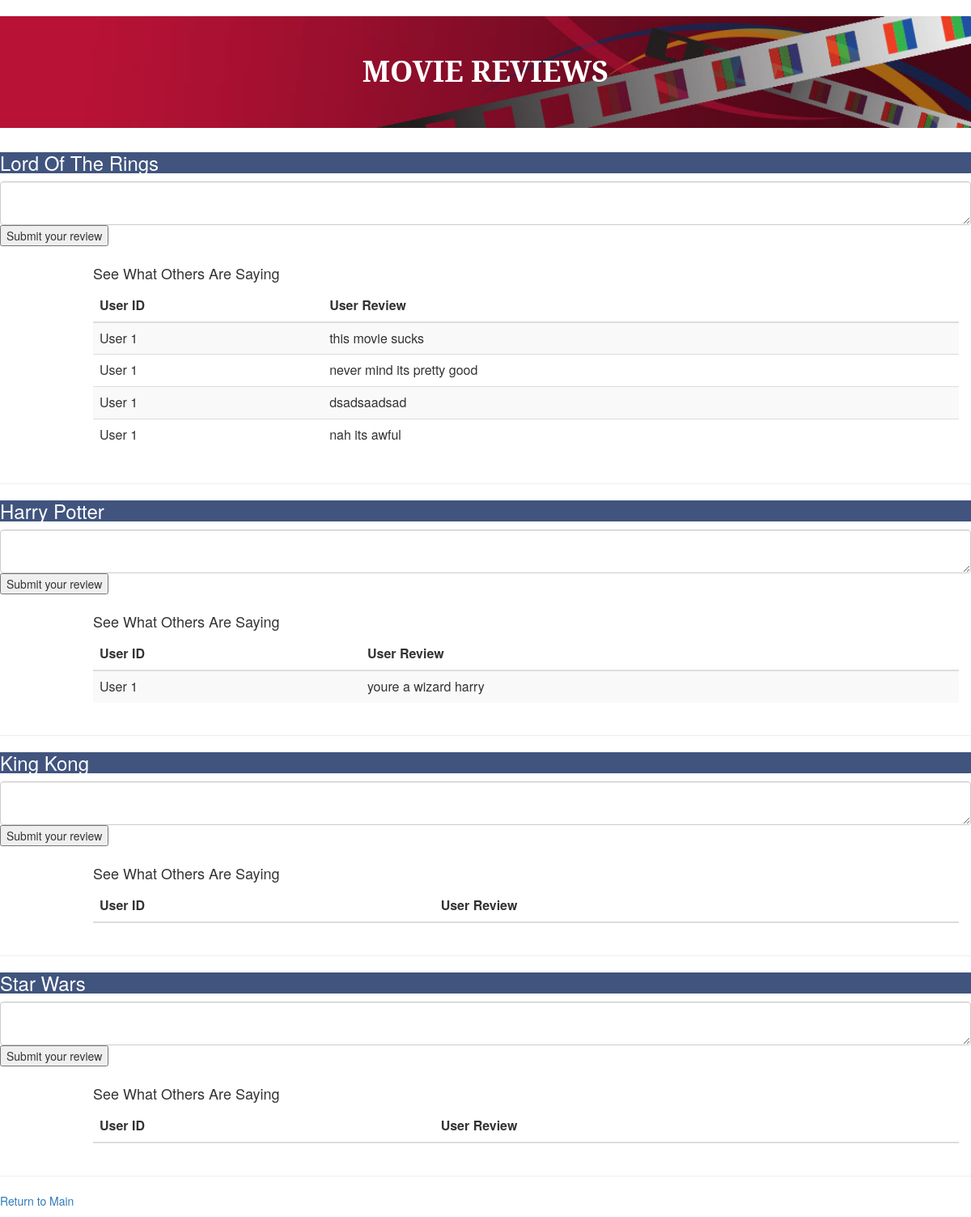
The app's page /review_form.php with its own data.
### tables this page shows
CREATE TABLE `movie` (
  `Movie_id` int(10) NOT NULL,
  `Title` varchar(50) NOT NULL,
  `Director_fname` varchar(50) DEFAULT NULL,
  `Director_lname` varchar(50) DEFAULT NULL,
  `Length` int(11) DEFAULT NULL,
  `Plot` varchar(200) DEFAULT NULL,
  `Rating` enum('G','PG','PG13','14A','18+','R') DEFAULT NULL,
  `Prod_company` varchar(50) DEFAULT NULL,
  `Start_date` date DEFAULT NULL,
  `End_date` date DEFAULT NULL
);

CREATE TABLE `review` (
  `Account_id` int(10) NOT NULL,
  `Movie_id` int(10) NOT NULL,
  `Review_content` TEXT(200) DEFAULT NULL,
  `review_id` int(10) NOT NULL
);

### review_form.php (the view, shortened to what this page needs)
<html>
 <head>
     <link rel="stylesheet" href="https://maxcdn.bootstrapcdn.com/bootstrap/3.3.7/css/bootstrap.min.css">
 </head>
 <body>
   <h1 class = "jumbotron text-center" style="color:white; font-family: 'Noto Serif', serif; padding-bottom: 50px; background-image: url(Pics/film_banner.jpg); background-size: 100% 100%; font-weight: bold">MOVIE REVIEWS</h1>
   <?php
   $conn = connect();
   $sql= "SELECT * FROM movie WHERE 1";
   $result = $conn->query($sql);
   if ($result->num_rows > 0) {
     while($row = $result->fetch_assoc()) {
       echo "<form action='submit_review.php' method='post' accept-charset='UTF-8'>";
       echo "<h3 style = 'background-color: rgba(44,66,113,0.9); color:white'>". $row['Title'] ."</h3>";
       echo "<textarea class=form-control rows=2 name=review id=review></textarea>";
       echo "<input type=submit name=Submit value= 'Submit your review' />";
       echo "</form>";
	   echo "<div class = 'container-fluid' style = 'margin-left: 100px'>";
       echo "<h4> See What Others Are Saying </h4>";
       $sql = "SELECT * FROM review WHERE Movie_id='{$row['Movie_id']}' ";
       $reviews = $conn->query($sql);
	   echo "<table class = 'table table-striped'> <thead> <tr> <th>User ID</th><th> User Review</th></tr></thead><tbody>";
        while($row2 = $reviews->fetch_assoc()) {
          echo "<tr><td>User {$row2['Account_id']}</td><td>  {$row2['Review_content']}  </td></tr>";
        }
		echo "</body> </table> </div>";
		echo "<hr class='my-4'>";
     }
   }
   ?>
      <p> <a href="main.php"> Return to Main </a> </p>
 </body>
</html>

### records on screen
movie: Title "Lord Of The Rings"
review: Account "1", Review_content "this movie sucks"
review: Account "1", Review_content "never mind its pretty good"
review: Account "1", Review_content "dsadsaadsad"
review: Account "1", Review_content "nah its awful"
movie: Title "Harry Potter"
review: Account "1", Review_content "youre a wizard harry"
movie: Title "King Kong"
movie: Title "Star Wars"
